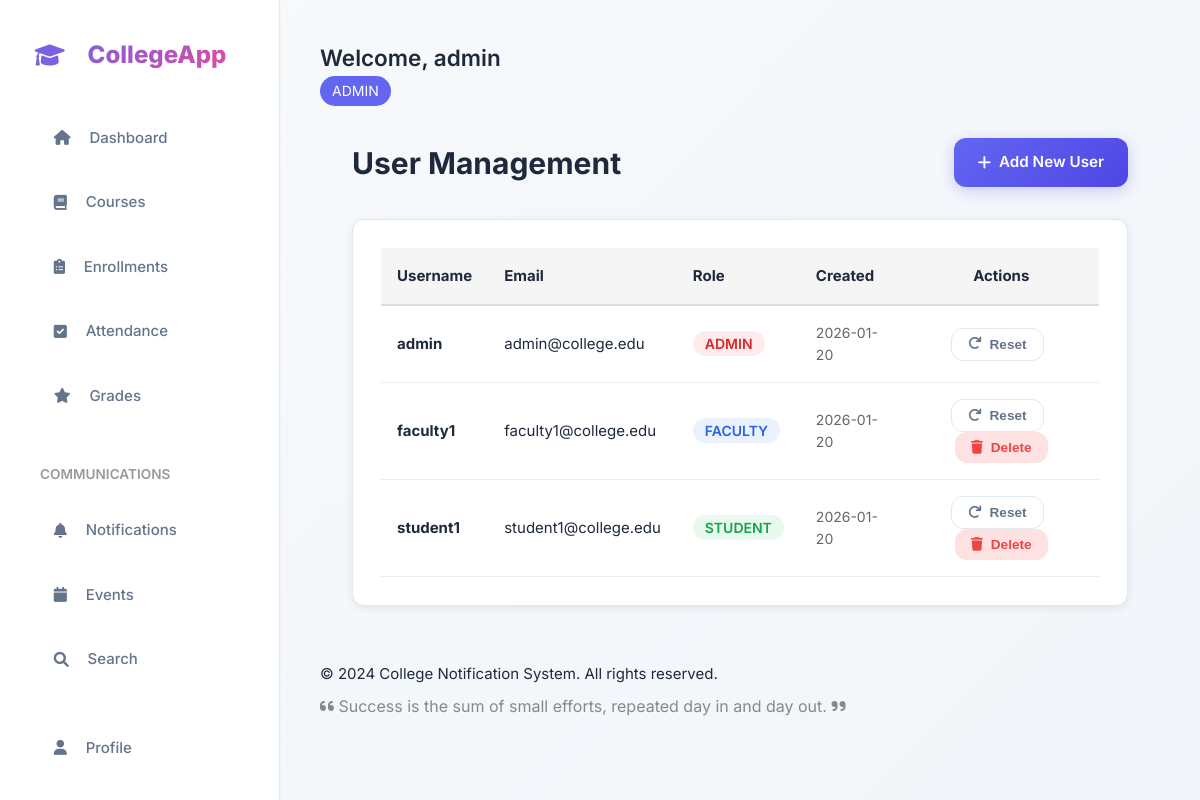
The app's page /admin/users (signed in), older data.
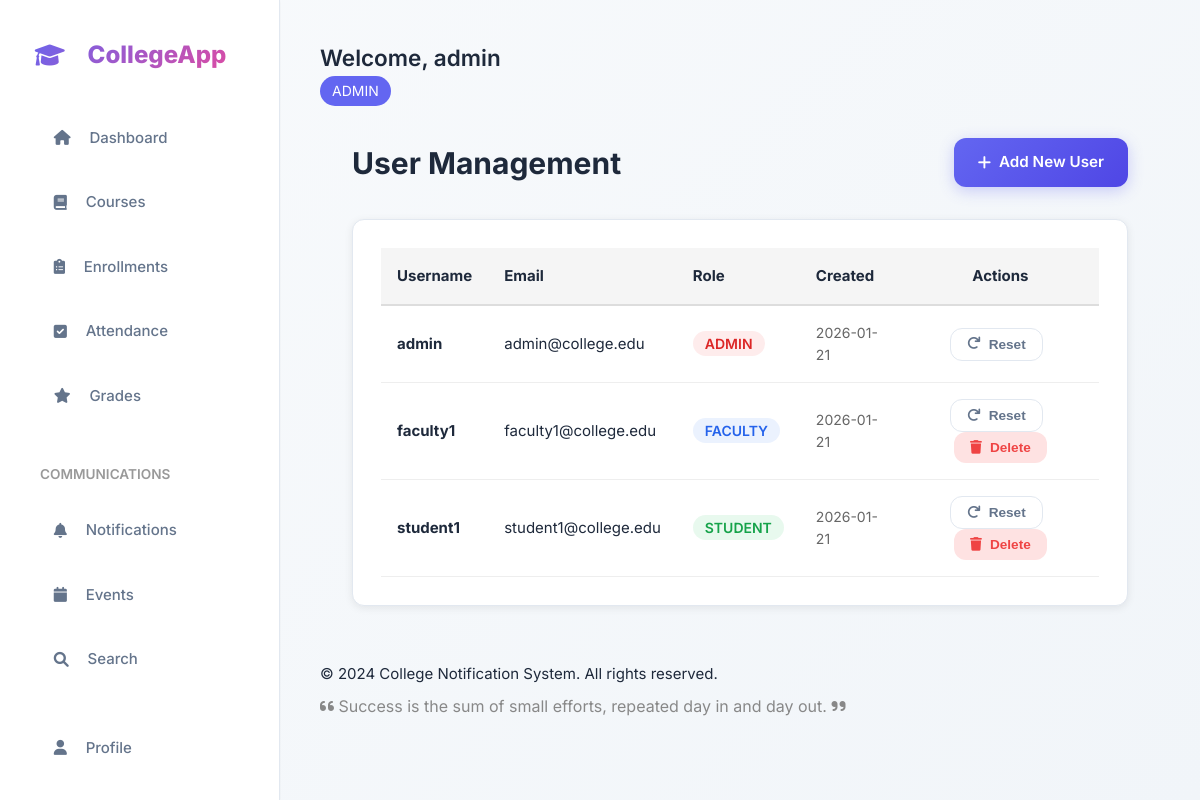
The same page, newer data.
### tables this page shows
CREATE TABLE users (
  id INTEGER PRIMARY KEY AUTOINCREMENT,
  username TEXT UNIQUE NOT NULL,
  password TEXT NOT NULL,
  email TEXT,
  role TEXT NOT NULL,  -- 'admin', 'faculty', or 'student'
  created_at TEXT DEFAULT (datetime('now','localtime'))
);

### app.py (the view)
@app.route('/admin/users')
@login_required(role='admin')
def manage_users():
    db = get_db()
    users = db.execute("""
        SELECT id, username, email, role, created_at FROM users
        ORDER BY created_at DESC
    """).fetchall()
    return render_template('manage_users.html', users=users)

### app.py (called while the page is built)
def get_db():
    if 'db' not in g:
        g.db = sqlite3.connect(DB)
        g.db.row_factory = sqlite3.Row
        g.db.execute("PRAGMA foreign_keys = ON")
    return g.db

### templates/manage_users.html (shortened to what this page needs)
{% extends 'base.html' %}
{% block content %}
<div style="padding: 2rem;">
  <div style="display: flex; justify-content: space-between; align-items: center; margin-bottom: 2rem;">
    <h1 style="margin: 0;">User Management</h1>
    <a href="{{ url_for('add_user') }}" class="btn btn-primary">
      <i class="fas fa-plus"></i> Add New User
    </a>
  </div>
  <div class="card">
    <table style="width: 100%; border-collapse: collapse;">
      <thead>
        <tr style="background: #f5f5f5;">
          <th style="padding: 1rem; text-align: left; border-bottom: 2px solid #ddd;">Username</th>
          <th style="padding: 1rem; text-align: left; border-bottom: 2px solid #ddd;">Email</th>
          <th style="padding: 1rem; text-align: left; border-bottom: 2px solid #ddd;">Role</th>
          <th style="padding: 1rem; text-align: left; border-bottom: 2px solid #ddd;">Created</th>
          <th style="padding: 1rem; text-align: center; border-bottom: 2px solid #ddd;">Actions</th>
        </tr>
      </thead>
      <tbody>
        {% for user in users %}
        <tr style="border-bottom: 1px solid #eee;">
          <td style="padding: 1rem;">
            <strong>{{ user.username }}</strong>
          </td>
          <td style="padding: 1rem;">{{ user.email or '-' }}</td>
          <td style="padding: 1rem;">
            <span style="background:
              {% if user.role == 'admin' %}rgba(239, 68, 68, 0.1); color: #dc2626
              {% elif user.role == 'faculty' %}rgba(59, 130, 246, 0.1); color: #2563eb
              {% else %}rgba(34, 197, 94, 0.1); color: #16a34a
              {% endif %};
              padding: 0.25rem 0.75rem; border-radius: 99px; font-size: 0.875rem; font-weight: 600;">
              {{ user.role|upper }}
            </span>
          </td>
          <td style="padding: 1rem; font-size: 0.875rem; color: #666;">
            {{ user.created_at[:10] if user.created_at else '-' }}
          </td>
          <td style="padding: 1rem; text-align: center;">
            <form method="POST" action="{{ url_for('reset_user_password', id=user.id) }}" style="display: inline;">
              <button type="submit" class="btn btn-sm btn-secondary" style="margin-right: 0.5rem;"
                onclick="return confirm('Reset password for {{ user.username }}?')">
                <i class="fas fa-redo"></i> Reset
              </button>
            </form>
            {% if user.id != session.get('user_id') %}
            <form method="POST" action="{{ url_for('delete_user', id=user.id) }}" style="display: inline;">
              <button type="submit" class="btn btn-sm btn-danger"
                onclick="return confirm('Delete user {{ user.username }}? This cannot be undone.')">
                <i class="fas fa-trash"></i> Delete
              </button>
            </form>
            {% endif %}
          </td>
        </tr>
        {% endfor %}
      </tbody>
    </table>
  </div>
</div>
{% endblock %}

Row changes from the older to the newer data that the page shows:
changed users "admin": created_at "2026-01-20" → "2026-01-21"
changed users "faculty1": created_at "2026-01-20" → "2026-01-21"
changed users "student1": created_at "2026-01-20" → "2026-01-21"
